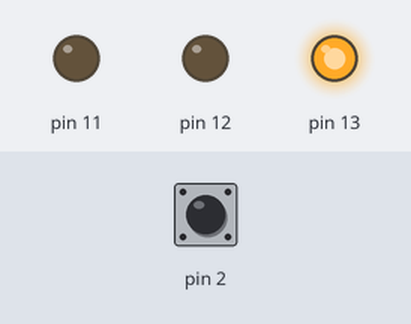
Simulated run of this sketch. Board: Arduino Uno, built with avr-gcc and run on an emulated ATmega328P. On the bench: output pins drawn as LEDs (lit = HIGH). Dashed ring = blinking. The test bench sets the inputs (shaded band); at power-on: pin 2 HIGH.

Above: at 1.8 s.
1.9 s: pin 2 pulled LOW for 0.6 s
At 2.3 s:
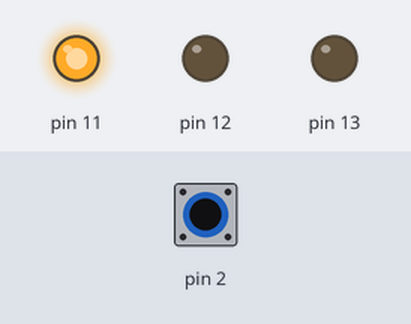
5.5 s: pin 2 pulled LOW for 1 s
At 7.9 s:
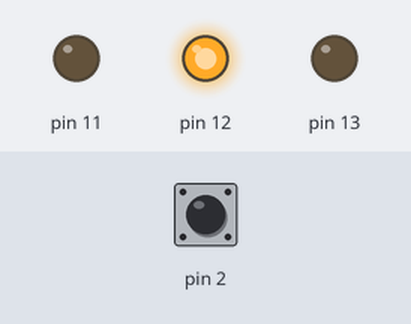
9.5 s: pin 2 pulled LOW for 3.2 s
At 10.4 s:
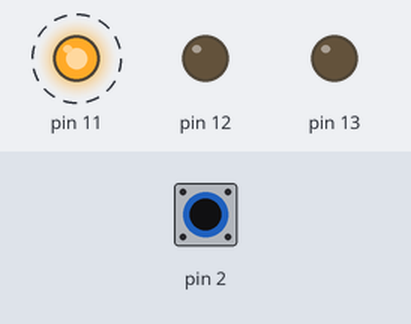
Timing chart, 0 to 16.0 s (numbered marks = the images above; inputs shaded):
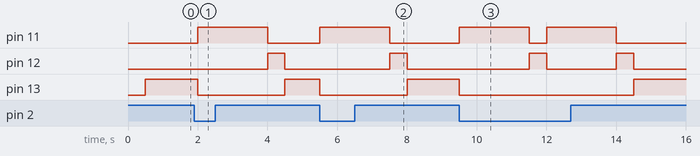

Measured:
- after the input at 1.9 s, pin 11: LOW → HIGH after 0.10 s, → LOW 2.0 s later; pin 12: LOW → HIGH after 2.1 s, → LOW 0.50 s later; pin 13: HIGH → LOW after 0.10 s, → HIGH 2.5 s later
- after the input at 5.5 s, pin 11: LOW → HIGH at once, → LOW 2.0 s later; pin 12: LOW → HIGH after 2.0 s, → LOW 0.50 s later; pin 13: HIGH → LOW at once, → HIGH 2.5 s later
- after the input at 9.5 s, pin 11: alternates HIGH for 2.0 s and LOW for 0.50 s, 4 changes in all, then stays LOW, starting at once; pin 12: alternates HIGH for 0.50 s and LOW for 2.0 s, 4 changes in all, then stays LOW, starting after 2.0 s; pin 13: HIGH → LOW at once, → HIGH 5.0 s later

The sketch:

TrafficLightFromArduinoIDE.ino
```cpp
// C++ code
//
void setup()
{
  // Setup the 3 LEDs and the push button
  pinMode(2, INPUT_PULLUP);
  pinMode(13, OUTPUT);
  pinMode(11, OUTPUT);
  pinMode(12, OUTPUT);
}

void loop()
{
  if (digitalRead(2) == 0) {
    // Green
    digitalWrite(13, LOW);
    digitalWrite(11, HIGH);
    delay(2000); // Wait for 2000 millisecond(s)
    // Yellow
    digitalWrite(11, LOW);
    digitalWrite(12, HIGH);
  }
  delay(500); // Wait for 500 millisecond(s)
  // Red
  digitalWrite(12, LOW);
  digitalWrite(13, HIGH);
}
```
